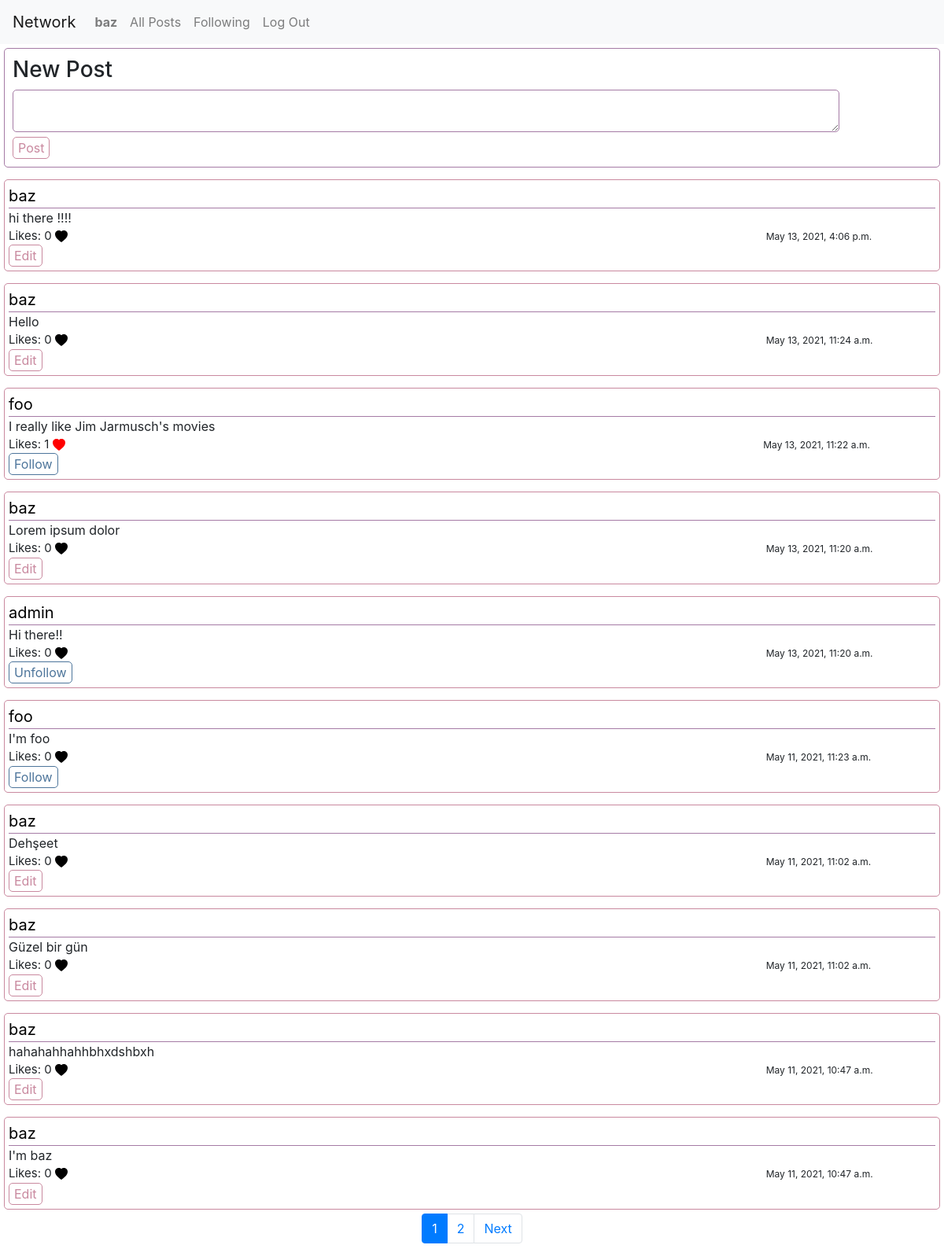
Screenshot of / (signed in) with the database file from the repository.
### network/models.py (models this page shows, shortened)
class User(AbstractUser):
    followers = models.ManyToManyField('self', blank=True, related_name='u_followers', symmetrical=False)
    following = models.ManyToManyField('self', blank=True, related_name='u_following', symmetrical=False)

class Post(models.Model):
    author = models.ForeignKey(User,on_delete=models.CASCADE,related_name="author")
    body = models.TextField()
    date = models.DateTimeField(auto_now_add=True)
    likes = models.ManyToManyField(User,blank=True, related_name="likes")

### network/views.py (the view)
# urls.py: path("", views.index, name="index"),
def index(request):
    if request.method== "POST":
        post=Post(author=request.user,body=request.POST.get("create-post"))
        post.save()
    posts=Post.objects.all()
    posts=posts.order_by("-date").all()
    paginator=Paginator(posts,10)
    page_number=request.GET.get("page")
    page_obj=paginator.get_page(page_number)
    return render(request, "network/index.html",{
        "posts":posts,
        "page_obj":page_obj,
    })

### network/templates/network/index.html (shortened to what this page needs)
{% extends "network/layout.html" %}
{% block body %}
{% load static %}
    {% if user.is_authenticated %}
    <div class=" create-post-form ">
        <h3>New Post</h3>
        <form action="" class=" form-post " id="create-form" method="POST">
            <textarea name="create-post" id="create-post" ></textarea>
            <input  class="submit-post" type="submit" value="Post">
        </form>
    </div>
    {% endif %}
    {% for post in page_obj%}
    <div class="main-user-div">
        <div class="user-div"><a href="{% url 'profile' post.author.id %}">{{ post.author}}</a></div>
        <div class="content-div" id="post-{{post.id}}">{{ post.body}} </div>
        <div class="like-div" >Likes: <span id="like-count-{{post.id}}">{{post.likes.all.count}}</span>
            <svg xmlns="http://www.w3.org/2000/svg"
            width="16"
            height="16"
            fill="
            {% if user in post.likes.all %}
            red
            {% else %}
            black
            {% endif %}"
            class="bi bi-heart-fill"
            viewBox="0 0 16 16"
            data-id="{{ post.id }}"
            data-user="{{ post.author.id }}">
            <path fill-rule="evenodd" d="M8 1.314C12.438-3.248 23.534 4.735 8 15-7.534 4.736 3.562-3.248 8 1.314z"/>
            </svg>
            <span class="date-span">{{post.date}}</span>
        </div>
        {% if request.user == post.author %}
        <div>
            <button class="submit-post edit-btn" data-id="{{ post.id }}">Edit</button>
        </div>
        {% else %}
        <div>
            <button class="follow-btn" data-id="{{ post.id }}" data-user="{{ post.author.id }}" >
                {% if post.author in request.user.following.all %}
                Unfollow
                {% else %}
                Follow
                {% endif %}
            </button>
        </div>
        {% endif %}
    </div>
    {% endfor %}
    <footer aria-label="Page navigation example">
        <ul class="pagination justify-content-center">
          {% for page in page_obj.paginator.page_range %}
          {% if page == page_obj.number %}
          <li class="page-item active" aria-current="page">
            <a class="page-link" href="?page={{ page }}">{{ page }} <span class="sr-only">(current)</span></a>
        </li>
        {% else %}
        <li class="page-item"><a class="page-link" href="?page={{ page }}">{{ page }}</a></li>
        {% endif %}
          {% endfor%}
          {% if page_obj.has_next %}
          <li class="page-item">
            <a class="page-link" href="?page={{ page_obj.next_page_number }}">Next</a>
          </li>
          {% endif %}
        </ul>
    </footer>
{% endblock %}

### network/templates/network/layout.html (shortened to what this page needs)
{% load static %}
<!DOCTYPE html>
<html lang="en">
    <head>
        <link rel="stylesheet" href="https://stackpath.bootstrapcdn.com/bootstrap/4.4.1/css/bootstrap.min.css">
        <link href="{% static 'network/styles.css' %}" rel="stylesheet">
    </head>
    <body>
        <nav class="navbar navbar-expand-lg navbar-light bg-light">
            <a class="navbar-brand" href="#">Network</a>
            <div>
              <ul class="navbar-nav mr-auto">
                {% if user.is_authenticated %}
                    <li class="nav-item">
                        <a class="nav-link" href="{% url 'profile' user.id %}"><strong>{{ user.username }}</strong></a>
                    </li>
                {% endif %}
                <li class="nav-item">
                  <a class="nav-link" href="{% url 'index' %}" >All Posts</a>
                </li>
                {% if user.is_authenticated %}
                    <li class="nav-item">
                        <a class="nav-link" href="{% url 'following' user.id %}" id="following">Following</a>
                    </li>
                    <li class="nav-item">
                        <a class="nav-link" href="{% url 'logout' %}">Log Out</a>
                    </li>
                {% endif %}
              </ul>
            </div>
          </nav>
        <div class="body">
            {% block body %}
            {% endblock %}
        </div>
    </body>
</html>

### network/static/network/styles.css (style rules this page uses)
.create-post-form { border: 1px solid rgb(165, 123, 165); border-radius: 5px; padding:10px; margin:5px; }
.submit-post { display: block; }
textarea { width:90%; height:20%; border: 1px solid rgb(165, 123, 165); border-radius: 5px; margin: auto; }
.submit-post { border: 1px solid rgb(201, 137, 159); border-radius: 5px; background-color: white; color: rgb(201, 137, 159); }
.main-user-div { padding: 5px; margin:5px; margin-top: 15px; border: 1px solid rgb(201, 137, 159); border-radius: 5px; }
.user-div { border-bottom: 1px solid rgb(165, 123, 165); font-size: 20px; }
a { color: black; text-decoration: none; }
.like-div { font-size: 15px; }
.date-span { margin-left: 75%; font-size: 12px; }
.follow-btn { border: 1px solid rgb(77, 117, 155); border-radius: 5px; background-color: white; color: rgb(77, 117, 155); }

### rows the page displays
User: username "baz"
Post: author "baz", body "hi there !!!!", likes.all.count "0", date "May 13, 2021, 4:06 p.m."
Post: author "baz", body "Hello", likes.all.count "0", date "May 13, 2021, 11:24 a.m."
Post: author "foo", body "I really like Jim Jarmusch's movies", likes.all.count "1", date "May 13, 2021, 11:22 a.m.", shows "Follow"
Post: author "baz", body "Lorem ipsum dolor", likes.all.count "0", date "May 13, 2021, 11:20 a.m."
Post: author "admin", body "Hi there!!", likes.all.count "0", date "May 13, 2021, 11:20 a.m.", shows "Unfollow"
Post: author "foo", body "I'm foo", likes.all.count "0", date "May 11, 2021, 11:23 a.m.", shows "Follow"
Post: author "baz", body "Dehşeet", likes.all.count "0", date "May 11, 2021, 11:02 a.m."
Post: author "baz", body "Güzel bir gün", likes.all.count "0", date "May 11, 2021, 11:02 a.m."
Post: author "baz", body "hahahahhahhbhxdshbxh", likes.all.count "0", date "May 11, 2021, 10:47 a.m."
Post: author "baz", body "I'm baz", likes.all.count "0", date "May 11, 2021, 10:47 a.m."

### other values shown
{{ page }} "1"
{{ page }} "2"
